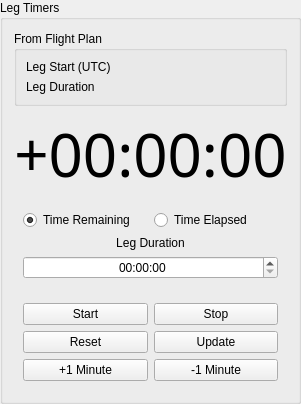
     <widget class="QGroupBox" name="LegTimers">
      <property name="sizePolicy">
       <sizepolicy hsizetype="Minimum" vsizetype="Minimum">
        <horstretch>0</horstretch>
        <verstretch>0</verstretch>
       </sizepolicy>
      </property>
      <property name="maximumSize">
       <size>
        <width>16777215</width>
        <height>420</height>
       </size>
      </property>
      <property name="title">
       <string>Leg Timers</string>
      </property>
      <layout class="QGridLayout" name="gridLayout_2">
       <item row="1" column="0" rowspan="2">
        <widget class="QLabel" name="txt_leg_timer">
         <property name="font">
          <font>
           <family>Digital-7</family>
           <pointsize>45</pointsize>
          </font>
         </property>
         <property name="text">
          <string>+00:00:00</string>
         </property>
         <property name="alignment">
          <set>Qt::AlignCenter</set>
         </property>
        </widget>
       </item>
       <item row="4" column="0">
        <widget class="QWidget" name="widget" native="true">
         <layout class="QGridLayout" name="gridLayout_8">
          <item row="0" column="1">
           <widget class="QPushButton" name="leg_timer_stop">
            <property name="sizePolicy">
             <sizepolicy hsizetype="Minimum" vsizetype="Fixed">
              <horstretch>0</horstretch>
              <verstretch>0</verstretch>
             </sizepolicy>
            </property>
            <property name="text">
             <string>Stop</string>
            </property>
           </widget>
          </item>
          <item row="0" column="0">
           <widget class="QPushButton" name="leg_timer_start">
            <property name="sizePolicy">
             <sizepolicy hsizetype="Minimum" vsizetype="Fixed">
              <horstretch>0</horstretch>
              <verstretch>0</verstretch>
             </sizepolicy>
            </property>
            <property name="text">
             <string>Start</string>
            </property>
           </widget>
          </item>
          <item row="2" column="1">
           <widget class="QPushButton" name="sub_minute">
            <property name="text">
             <string>-1 Minute</string>
            </property>
           </widget>
          </item>
          <item row="2" column="0">
           <widget class="QPushButton" name="add_minute">
            <property name="text">
             <string>+1 Minute</string>
            </property>
           </widget>
          </item>
          <item row="1" column="0">
           <widget class="QPushButton" name="leg_timer_reset">
            <property name="text">
             <string>Reset</string>
            </property>
           </widget>
          </item>
          <item row="1" column="1">
           <widget class="QPushButton" name="leg_timer_update">
            <property name="text">
             <string>Update</string>
            </property>
           </widget>
          </item>
         </layout>
        </widget>
       </item>
       <item row="3" column="0">
        <widget class="QWidget" name="widget_2" native="true">
         <layout class="QGridLayout" name="gridLayout_9">
          <item row="0" column="0">
           <widget class="QRadioButton" name="time_select_remaining">
            <property name="text">
             <string>Time Remaining</string>
            </property>
            <property name="checked">
             <bool>true</bool>
            </property>
           </widget>
          </item>
          <item row="0" column="1">
           <widget class="QRadioButton" name="time_select_elapsed">
            <property name="text">
             <string>Time Elapsed</string>
            </property>
            <property name="checked">
             <bool>false</bool>
            </property>
           </widget>
          </item>
          <item row="3" column="0" colspan="2">
           <widget class="QTimeEdit" name="leg_duration">
            <property name="font">
             <font>
              <weight>50</weight>
              <bold>false</bold>
             </font>
            </property>
            <property name="toolTip">
             <string>HH:MM:SS</string>
            </property>
            <property name="alignment">
             <set>Qt::AlignCenter</set>
            </property>
            <property name="dateTime">
             <datetime>
              <hour>0</hour>
              <minute>0</minute>
              <second>0</second>
              <year>2000</year>
              <month>1</month>
              <day>1</day>
             </datetime>
            </property>
            <property name="currentSection">
             <enum>QDateTimeEdit::HourSection</enum>
            </property>
            <property name="displayFormat">
             <string>hh:mm:ss</string>
            </property>
            <property name="timeSpec">
             <enum>Qt::LocalTime</enum>
            </property>
           </widget>
          </item>
          <item row="2" column="0" colspan="2">
           <widget class="QLabel" name="txt_leg_duration">
            <property name="text">
             <string>Leg Duration</string>
            </property>
            <property name="alignment">
             <set>Qt::AlignCenter</set>
            </property>
           </widget>
          </item>
         </layout>
        </widget>
       </item>
       <item row="0" column="0">
        <widget class="QGroupBox" name="groupBox_3">
         <property name="title">
          <string>From Flight Plan</string>
         </property>
         <layout class="QGridLayout" name="gridLayout_16">
          <item row="0" column="0">
           <layout class="QGridLayout" name="gridLayout_11">
            <item row="0" column="0">
             <widget class="QLabel" name="label_5">
              <property name="text">
               <string>Leg Start (UTC)</string>
              </property>
             </widget>
            </item>
            <item row="0" column="1">
             <widget class="QLabel" name="leg_start_from_mis">
              <property name="text">
               <string/>
              </property>
             </widget>
            </item>
            <item row="1" column="0">
             <widget class="QLabel" name="label_6">
              <property name="text">
               <string>Leg Duration</string>
              </property>
             </widget>
            </item>
            <item row="1" column="1">
             <widget class="QLabel" name="leg_dur_from_mis">
              <property name="text">
               <string/>
              </property>
             </widget>
            </item>
           </layout>
          </item>
         </layout>
        </widget>
       </item>
      </layout>
     </widget>
